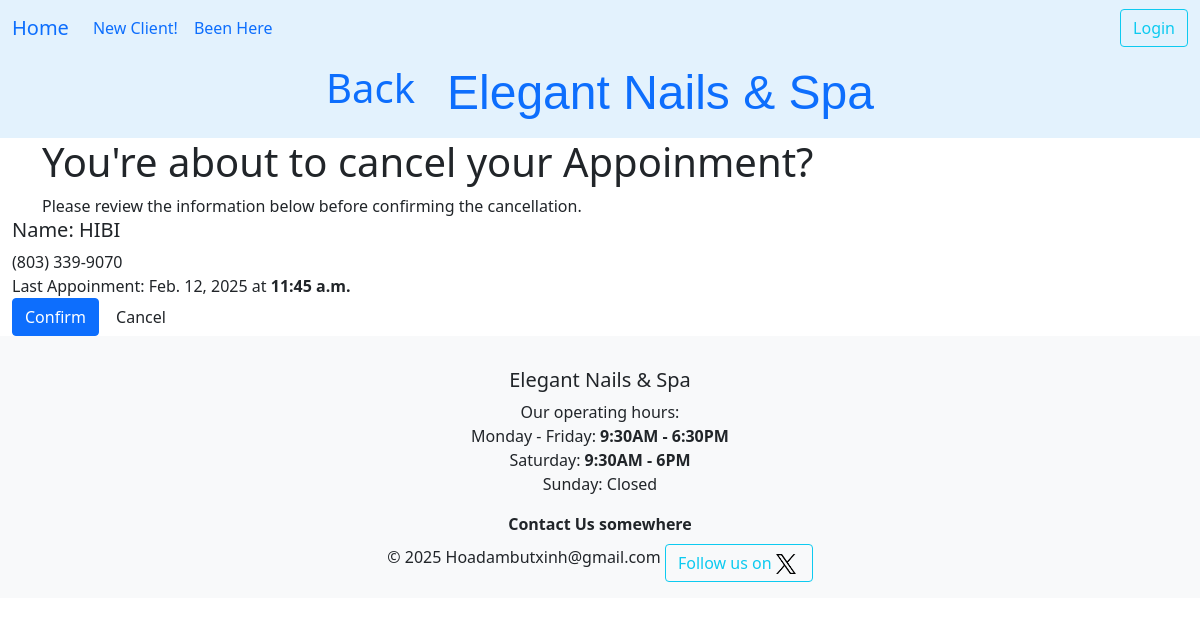
The page /dathen/cancel_confirm/4/ on the database as committed earlier.
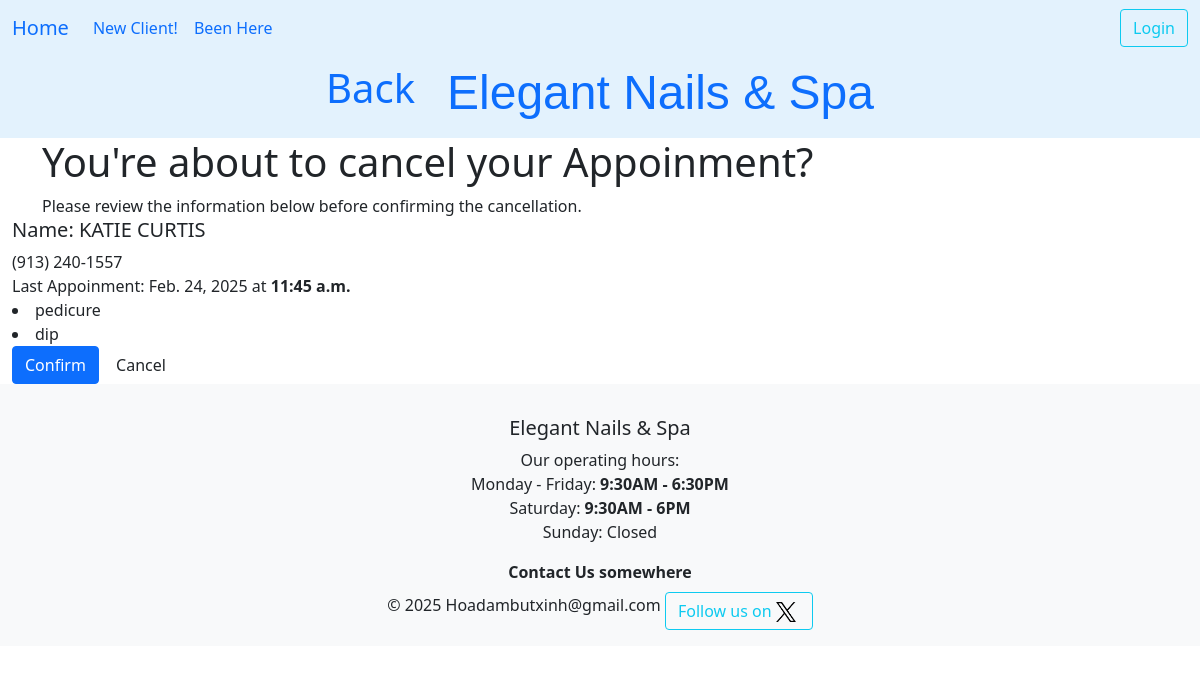
The same page on the database as committed later.
### ledger/models.py (models this page shows, shortened)
class Khach(models.Model):
    class Status(models.TextChoices):
        online = "Confirmed"
        anyone = "Anyone"
        cancel = "Cancel"
    full_name = models.CharField(max_length=25)
    phone = PhoneNumberField()
    email = models.EmailField(max_length=40, null=True, blank=True, help_text="Enter your email for booking confirmations.")
    technician = models.ForeignKey(Technician, on_delete=models.SET_NULL, null=True, blank=True, related_name='khachs')
    points = models.PositiveIntegerField(default=0)
    first_comes = models.DateTimeField(editable=False,auto_now_add=True)
    desc = models.TextField(max_length=250,blank=True, null=True)
    services = models.ManyToManyField("Service", blank=True, related_name="khachs")
    status = models.CharField(choices=Status.choices, max_length=20, default=Status.online, help_text="Choose anyone as an alternate!")
    day_comes = models.DateField()
    time_at = models.TimeField()
    tag = models.CharField(max_length=20, null=True, blank=True)
    birthday = models.DateField(null=True, blank=True)
    history = HistoricalRecords()
    class Meta:
        unique_together = ('full_name','phone',)
        ordering = ['full_name','-day_comes']
    def phone_formatted(self):
        so = str(self.phone)
        if len(so) == 12:
            so = f"{so[:2]} ({so[2:5]}) {so[5:8]}-{so[8:]}"
            return so
        else:
            return so

class Service(models.Model):
    class Category(models.TextChoices):
        nail = "Nail Enhancement"
        mani = "Manicure"
        fix = "Fix"
        wax = "Wax"
        pedi = "Pedicure"
    service = models.CharField(max_length=30)
    price = models.FloatField()
    time_perform = models.DurationField(default=timezone.timedelta(minutes=45))
    description = models.CharField(max_length=800, null=True, blank=True)
    owner = models.ForeignKey(settings.AUTH_USER_MODEL, on_delete=models.CASCADE)
    category = models.CharField(choices=Category.choices, max_length=20, default=Category.nail, help_text="Choose one of the categories.")
    class Meta:
        unique_together = ('service','price')
        ordering = ['price']

### datHen/views.py (the view, shortened to what this page needs)
# urls.py: path("cancel_confirm/<int:pk>/", views.CancelViewConfirm.as_view(), name='cancel_confirm' ),
class CancelViewConfirm(View):
    template = "datHen/confirm_cancel.html"
    def get(self, request, pk):
        client = get_object_or_404(Khach, id=pk)
        context = {
            'client': client
        }
        return render(request, self.template, context)

### datHen/templates/datHen/confirm_cancel.html (shortened to what this page needs)
{% extends 'base.html' %}
{% load crispy_forms_tags %}
{% block nutChinh %}
<a class="nav-link" href="{% url 'datHen:listHen' %}"><h1 class='title'>Back</h1></a>
{% endblock nutChinh %}
{% block headding %}
    <h1 class='title'>You're about to cancel your Appoinment?</h1>
    <div>
        Please review the information below before confirming the cancellation.
    </div>
{% endblock headding %}
{% block content %}
<div>
    {% if client %}
    <h5>Name: {{ client.full_name }} </h5><span>{{ client.phone_formatted }}</span>
    <div>
        Last Appoinment:
        {{ client.day_comes }} at <strong>{{ client.time_at }}</strong>
    </div>
    <div>
        {% for service in client.services.all %}
        <li> {{ service.service }} </a></li>
        {% endfor %}
    </div>
    {% endif %}
</div>
<form action='' method='post'>
    <div class="table-responsive">
        <input type='submit' value='Confirm' class="btn btn-primary" role="button">
        <input type='submit' onclick="window.location='{% url 'ledger:index' %}'; return false; " value='Cancel' class="btn btn-muted" role="button">
    </div>
</form>
{% endblock content %}
{% block footer %}
    <strong>Contact Us somewhere</strong>
{% endblock footer %}

Rows that differ between the two databases and show on the page:
changed Khach: full_name "HIBI" → "KATIE CURTIS"; phone_formatted "(803) 339-9070" → "(913) 240-1557"; day_comes "Feb. 12, 2025" → "Feb. 24, 2025"
added Service: service "pedicure"
added Service: service "dip"
